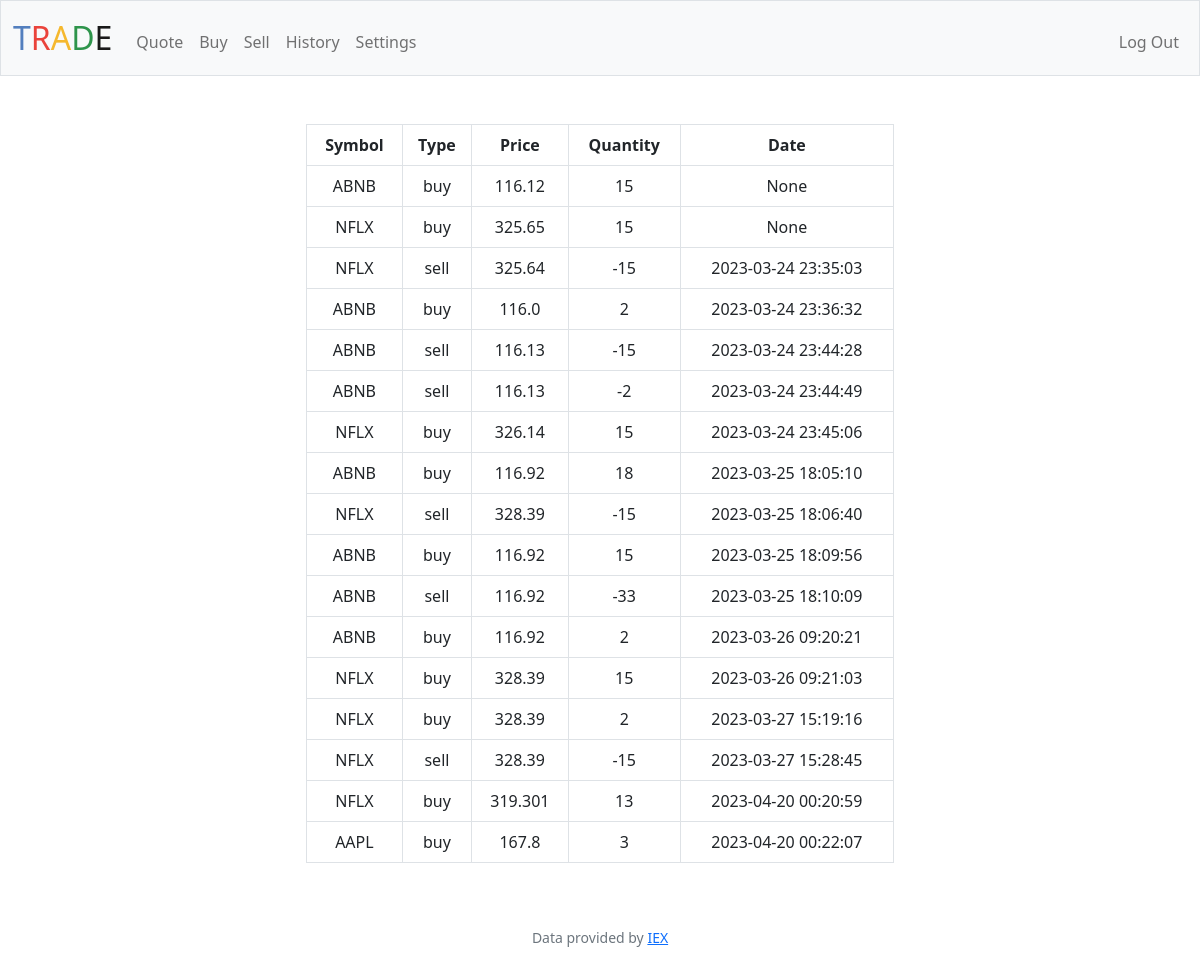
Screenshot of /history (signed in) with the database file from the repository.
### tables this page shows
CREATE TABLE 'transactions' ('trans_id' INTEGER PRIMARY KEY AUTOINCREMENT NOT NULL, 'user_id' INTEGER NOT NULL, 'symbol' TEXT NOT NULL, 'type' REAL NOT NULL, 'price' REAL NOT NULL, 'quantity' INTEGER NOT NULL, 'date' TEXT);

### app.py (the view)
@app.route("/history")
@login_required
def history():
    transactions = db.execute("SELECT * FROM transactions WHERE user_id = ?", session["user_id"])
    return render_template("history.html", transactions=transactions)

### app.py (called while the page is built)
@app.after_request
def after_request(response):
    response.headers["Cache-Control"] = "no-cache, no-store, must-revalidate"
    response.headers["Expires"] = 0
    response.headers["Pragma"] = "no-cache"
    return response

### helpers.py (called while the page is built)
def login_required(f):
    @wraps(f)
    def decorated_function(*args, **kwargs):
        if session.get("user_id") is None:
            return redirect("/login")
        return f(*args, **kwargs)
    return decorated_function

### templates/history.html (shortened to what this page needs)
{% extends "layout.html" %}
{% block main %}
    <div class="centered">
        <table class="table table-bordered">
            <tr>
                <th>Symbol</th>
                <th>Type</th>
                <th>Price</th>
                <th>Quantity</th>
                <th>Date</th>
            </tr>
            {% for row in transactions%}
                <tr>
                    <td>{{ row["symbol"] }}</td>
                    <td> {{ row["type"] }}</td>
                    <td>{{ row["price"] }}</td>
                    <td>{{ row["quantity"] }}</td>
                    <td>{{ row["date"] }}</td>
                </tr>
            {% endfor %}
        </table>
    </div>
{% endblock %}

### templates/layout.html (shortened to what this page needs)
<!DOCTYPE html>
<html lang="en">
    <head>
        <link href="https://cdn.jsdelivr.net/npm/bootstrap@5.1.3/dist/css/bootstrap.min.css" rel="stylesheet">
        <link href="/static/styles.css" rel="stylesheet">
    </head>
    <body>
        <nav class="bg-light border navbar navbar-expand-md navbar-light">
            <div class="container-fluid">
                <a class="navbar-brand" href="/"><span class="blue">T</span><span class="red">R</span><span class="yellow">A</span><span class="green">D</span><span class="black">E</span></a>
                <div class="collapse navbar-collapse" id="navbar">
                    {% if session["user_id"] %}
                        <ul class="navbar-nav me-auto mt-2">
                            <li class="nav-item"><a class="nav-link" href="/quote">Quote</a></li>
                            <li class="nav-item"><a class="nav-link" href="/buy">Buy</a></li>
                            <li class="nav-item"><a class="nav-link" href="/sell">Sell</a></li>
                            <li class="nav-item"><a class="nav-link" href="/history">History</a></li>
                            <li class="nav-item"><a class="nav-link" href="/settings">Settings</a></li>
                        </ul>
                        <ul class="navbar-nav ms-auto mt-2">
                            <li class="nav-item"><a class="nav-link" href="/logout">Log Out</a></li>
                        </ul>
                    {% else %}
                        <ul class="navbar-nav ms-auto mt-2">
                            <li class="nav-item"><a class="nav-link" href="/register">Register</a></li>
                            <li class="nav-item"><a class="nav-link" href="/login">Log In</a></li>
                        </ul>
                    {% endif %}
                </div>
            </div>
        </nav>
        <main class="container-fluid py-5 text-center">
            {% block main %}{% endblock %}
        </main>
        <footer class="mb-5 small text-center text-muted">
            Data provided by <a href="https://iexcloud.io/">IEX</a>
        </footer>
    </body>
</html>

### static/styles.css (style rules this page uses)
nav .navbar-brand { font-size: xx-large; }
nav .navbar-brand .blue { color: #537fbe; }
nav .navbar-brand .red { color: #ea433b; }
nav .navbar-brand .yellow { color: #f5b82e; }
nav .navbar-brand .green { color: #2e944b; }
.centered { display: flex; justify-content: center; align-content: center; }
th, td { padding-left: 2%; padding-right: 2% }
.table { width: 50% }

### rows the page displays
transactions: symbol "ABNB", type "buy", price "116.12", quantity "15", date "None"
transactions: symbol "NFLX", type "buy", price "325.65", quantity "15", date "None"
transactions: symbol "NFLX", type "sell", price "325.64", quantity "-15", date "2023-03-24 23:35:03"
transactions: symbol "ABNB", type "buy", price "116.0", quantity "2", date "2023-03-24 23:36:32"
transactions: symbol "ABNB", type "sell", price "116.13", quantity "-15", date "2023-03-24 23:44:28"
transactions: symbol "ABNB", type "sell", price "116.13", quantity "-2", date "2023-03-24 23:44:49"
transactions: symbol "NFLX", type "buy", price "326.14", quantity "15", date "2023-03-24 23:45:06"
transactions: symbol "ABNB", type "buy", price "116.92", quantity "18", date "2023-03-25 18:05:10"
transactions: symbol "NFLX", type "sell", price "328.39", quantity "-15", date "2023-03-25 18:06:40"
transactions: symbol "ABNB", type "buy", price "116.92", quantity "15", date "2023-03-25 18:09:56"
transactions: symbol "ABNB", type "sell", price "116.92", quantity "-33", date "2023-03-25 18:10:09"
transactions: symbol "ABNB", type "buy", price "116.92", quantity "2", date "2023-03-26 09:20:21"
transactions: symbol "NFLX", type "buy", price "328.39", quantity "15", date "2023-03-26 09:21:03"
transactions: symbol "NFLX", type "buy", price "328.39", quantity "2", date "2023-03-27 15:19:16"
transactions: symbol "NFLX", type "sell", price "328.39", quantity "-15", date "2023-03-27 15:28:45"
transactions: symbol "NFLX", type "buy", price "319.301", quantity "13", date "2023-04-20 00:20:59"
transactions: symbol "AAPL", type "buy", price "167.8", quantity "3", date "2023-04-20 00:22:07"
